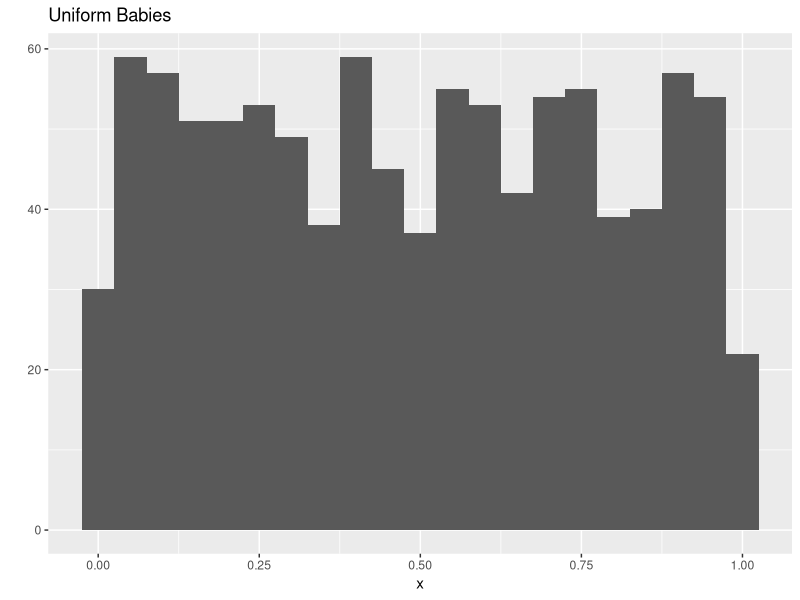
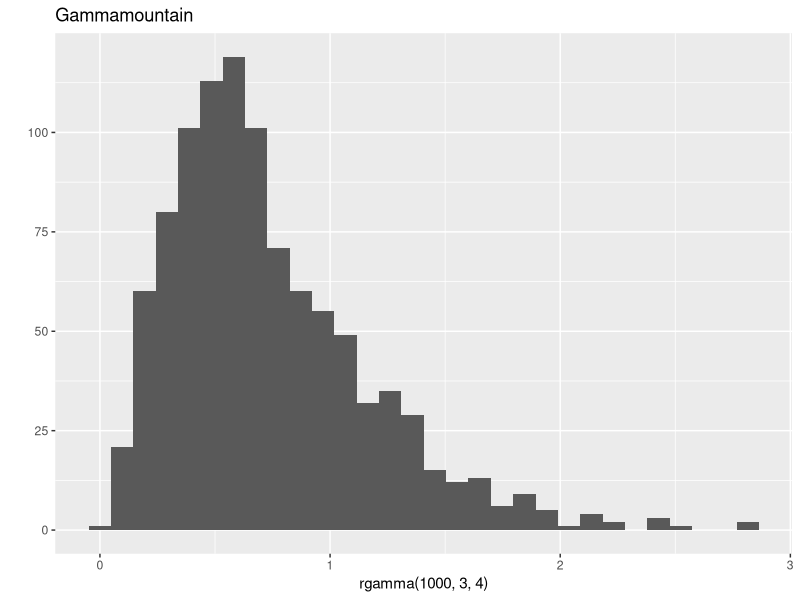
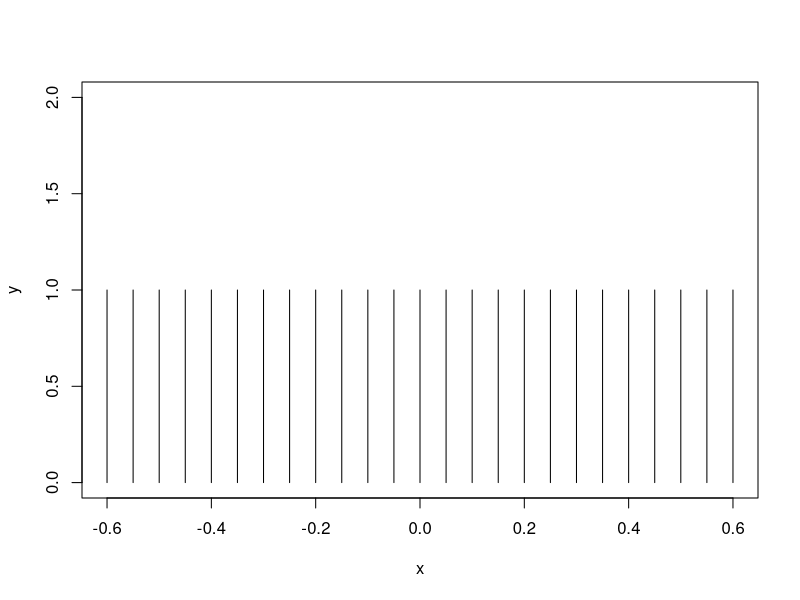
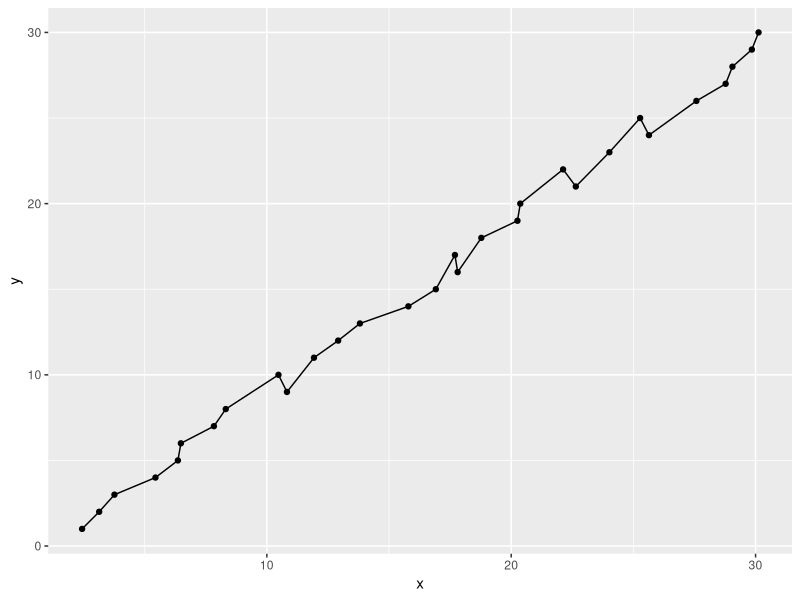
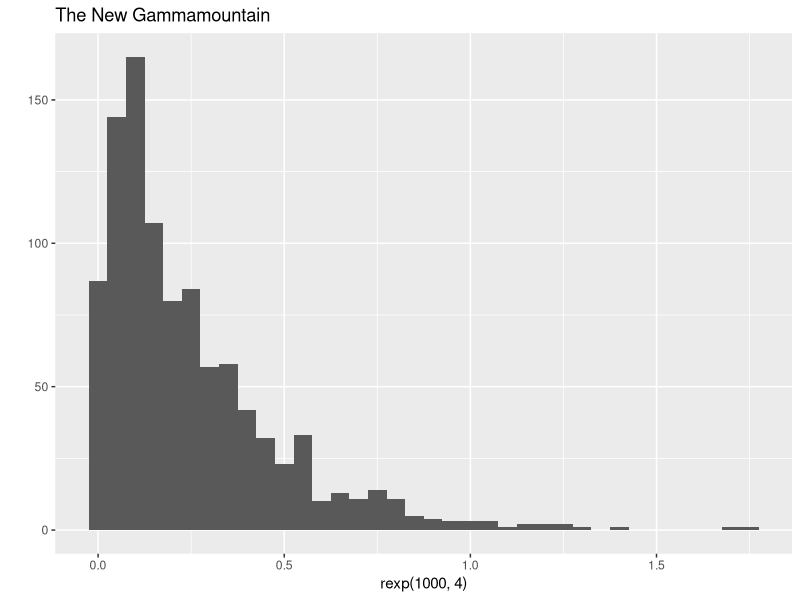

Generate these figures, in order, with R:
## ---- chunk 1
library(ggplot2)

x <- runif(1000)
qplot(x, binwidth=0.05) + ggtitle("Uniform Babies")
## ---- chunk 2
qplot(rgamma(1000, 3, 4)) + ggtitle("Gammamountain")
## ---- chunk 3
x = seq(-5, 5, by = 0.05)
y = rep(1, length(x))
plot(x,y,type="h",xlim=c(-0.6,0.6),ylim=c(0,2))
## ---- chunk 4
r = runif(30,0,2)
x = c(1:30)
x=r+x
y = c(1:30)
qplot(x,y) + geom_line()
## ---- chunk 5
qplot(rexp(1000, 4), binwidth=0.05) + ggtitle("The New Gammamountain")
